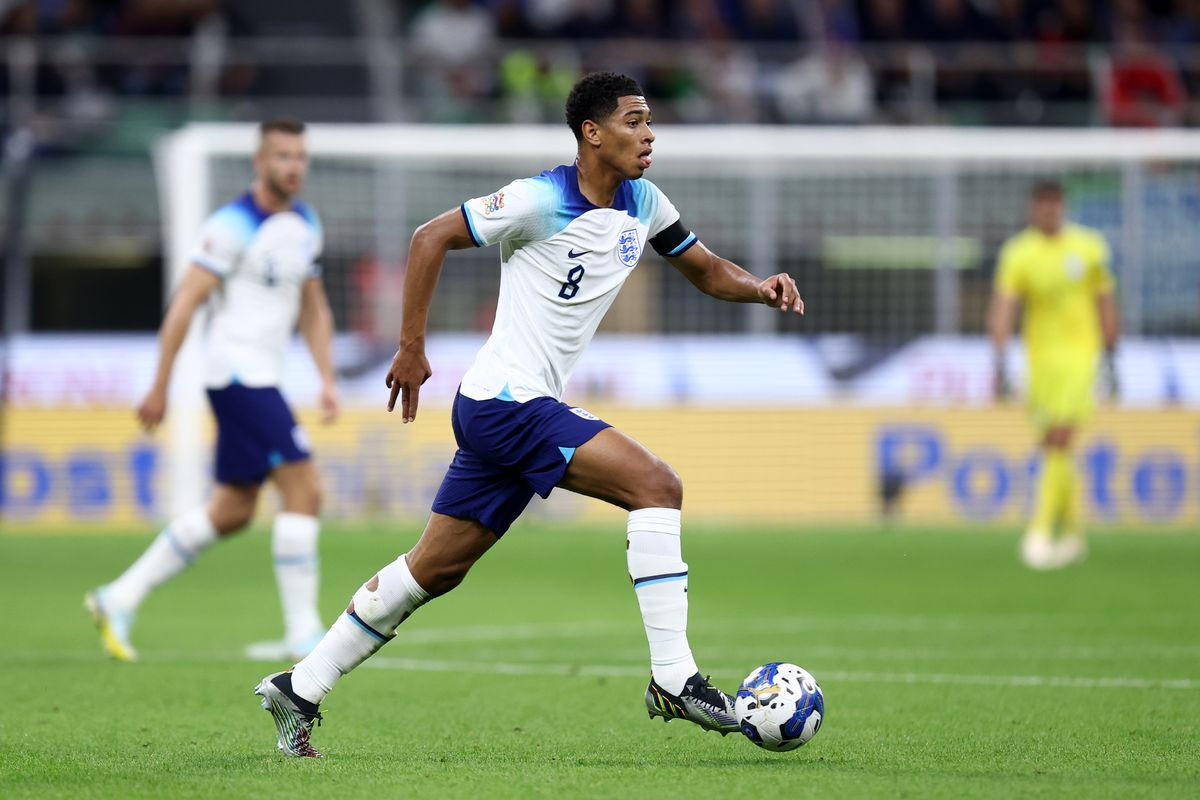
#> input picture EXPERIMENT 02/bellingam.jpg, 1200 x 800 px, found by its file name
$ python 'otsu binarization.py'
#> lines starting #> are read from the running program, lines starting #| are printed output that depends on the picture; after the words box and inside, x2 and y2 are one past the last pixel; in counts of white or black regions, pixels touching at a corner belong together; long printed decimals are rounded
import cv2
import numpy as np
from scipy.ndimage import gaussian_filter

image_path = 'EXPERIMENT 02/bellingam.jpg'
image = cv2.imread(image_path)
#> image is the input picture: shape (800, 1200, 3); mean B, G, R 115.5, 141.5, 130.8


if len(image.shape) == 3:
    gray_image = cv2.cvtColor(image, cv2.COLOR_BGR2GRAY)
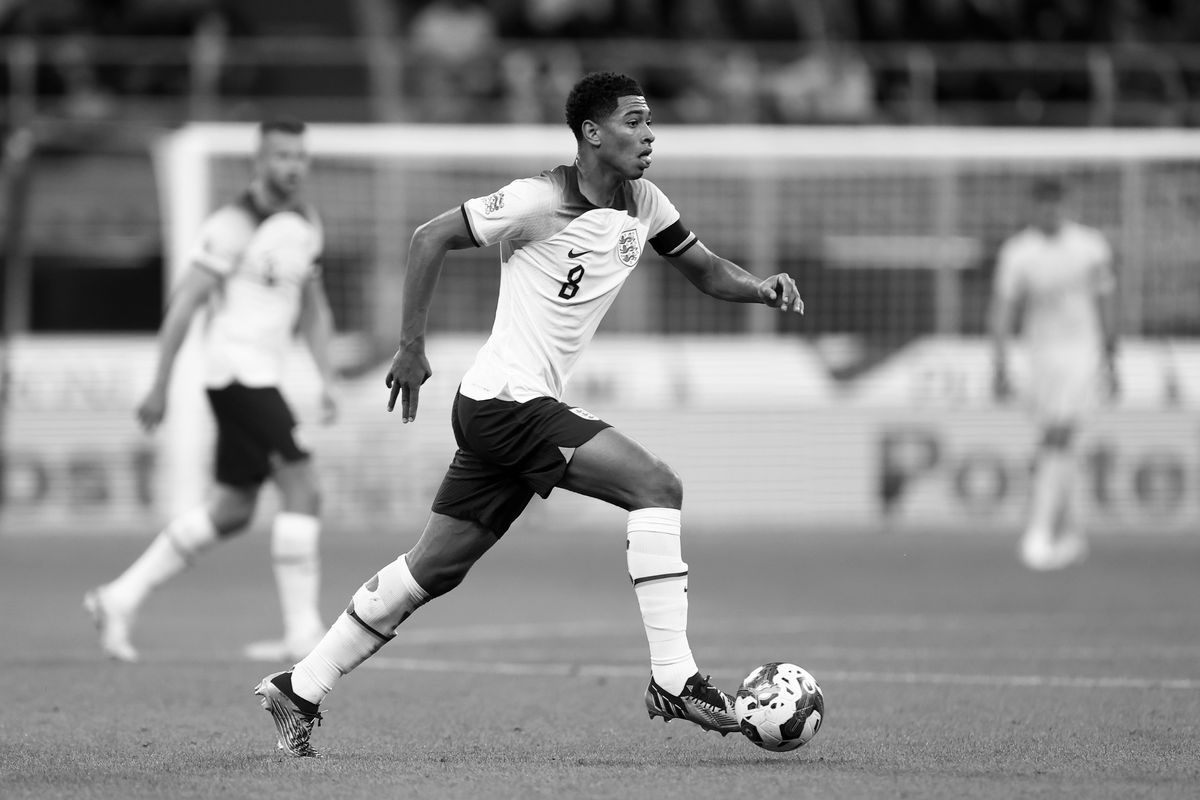
#> gray_image: shape (800, 1200); min 0, max 255, mean 135.3
else:
    gray_image = image

hist, bin_edges = np.histogram(gray_image.flatten(), bins=256, range=[0, 256])
#> hist = 256 values, max 13239 at index 139, min 133 at index 255, mean 3750; bin_edges = 257 values from 0 to 256


smoothed_hist = gaussian_filter(hist, sigma=1.0)
#> smoothed_hist = 256 values, max 12863 at index 140, min 281 at index 255, mean 3749.5

total_pixels = smoothed_hist.sum()
#> total_pixels = 959876
sum_total = np.dot(np.arange(256), smoothed_hist)
#> sum_total = 129888827
cumulative_sum = np.cumsum(smoothed_hist)
#> cumulative_sum = 256 values from 449 to 959876

# Prevent division by zero by replacing zero values in cumulative_sum with a small number
cumulative_sum_nonzero = np.where(cumulative_sum == 0, 1, cumulative_sum)
#> cumulative_sum_nonzero = 256 values from 449 to 959876
cumulative_mean = np.cumsum(np.arange(256) * smoothed_hist) / cumulative_sum_nonzero
#> cumulative_mean = 256 values from 0 to 135.3

# Compute the global mean
global_mean = sum_total / total_pixels
#> global_mean = 135.3


max_variance = 0
best_threshold = 0


for t in range(256):
    if cumulative_sum[t] == 0 or cumulative_sum[-1] == cumulative_sum[t]:
        continue

    weight1 = cumulative_sum[t] / total_pixels
    weight2 = 1 - weight1

    mean1 = cumulative_mean[t]
    mean2 = (global_mean - weight1 * mean1) / weight2

    between_class_variance = weight1 * weight2 * (mean1 - mean2) ** 2
    if between_class_variance > max_variance:
        max_variance = between_class_variance
        best_threshold = t
#> this loop made 256 passes
#> (weight1, weight2, mean1, mean2, between_class_variance, max_variance) on passes 1 to 12: (0.000468, 1, 0, 135.4, 8.57, 8.57), (0.00109, 0.999, 0.573, 135.5, 19.9, 19.9), (0.00188, 0.998, 1.17, 135.6, 33.85, 33.85), (0.00284, 0.997, 1.79, 135.7, 50.85, 50.85), (0.00407, 0.996, 2.46, 135.9, 72.14, 72.14), (0.00557, 0.994, 3.14, 136.1, 97.87, 97.87), (0.00728, 0.993, 3.81, 136.3, 126.8, 126.8), (0.00906, 0.991, 4.44, 136.5, 156.6, 156.6), (0.0108, 0.989, 5.01, 136.7, 185.5, 185.5), (0.0125, 0.987, 5.56, 137, 213.3, 213.3), (0.0142, 0.986, 6.1, 137.2, 241.2, 241.2), (0.0161, 0.984, 6.65, 137.4, 270.2, 270.2)
#> after the loop, best_threshold = 112; max_variance = 2447.4


binary_image = (gray_image > best_threshold).astype(np.uint8) * 255
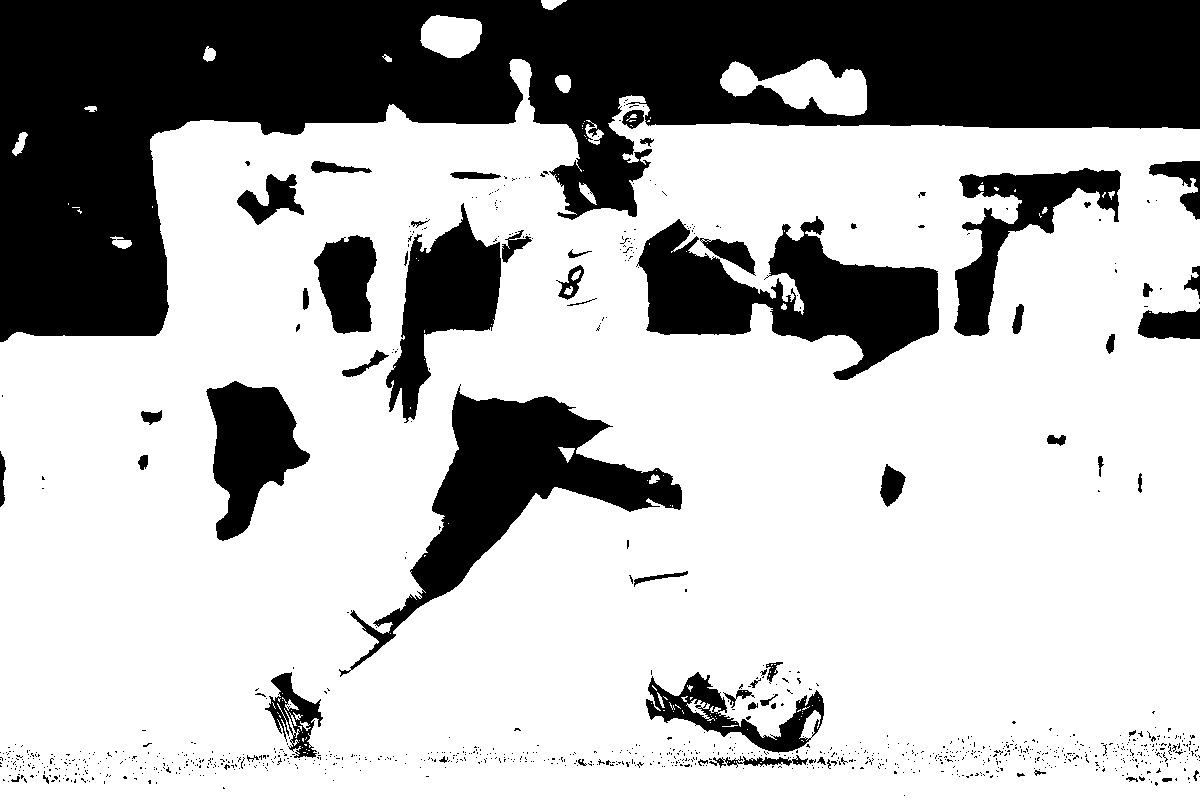
#> binary_image: shape (800, 1200); 70.8% white; 1048 black regions (985 under 20 px), largest, box (x1, y1, x2, y2) and area: (0, 0, 1200, 342) 179670, (339, 384, 682, 677) 23796, (636, 216, 939, 380) 23228


cv2.imwrite('binary_image.png', binary_image)
cv2.imshow('Binary Image', binary_image)
cv2.waitKey(0)
cv2.destroyAllWindows()


print(f"Optimal Threshold Value: {best_threshold}")
#| Optimal Threshold Value: 112
print(f"Maximum Between-Class Variance: {max_variance}")
#| Maximum Between-Class Variance: 2447.401


import matplotlib.pyplot as plt

plt.figure(figsize=(12, 6))


plt.subplot(1, 2, 1)
plt.title("Original Histogram")
plt.bar(bin_edges[:-1], hist, width=1.0, color='gray')


plt.subplot(1, 2, 2)
plt.title("Smoothed Histogram")
plt.bar(bin_edges[:-1], smoothed_hist, width=1.0, color='gray')

plt.tight_layout()
plt.show()
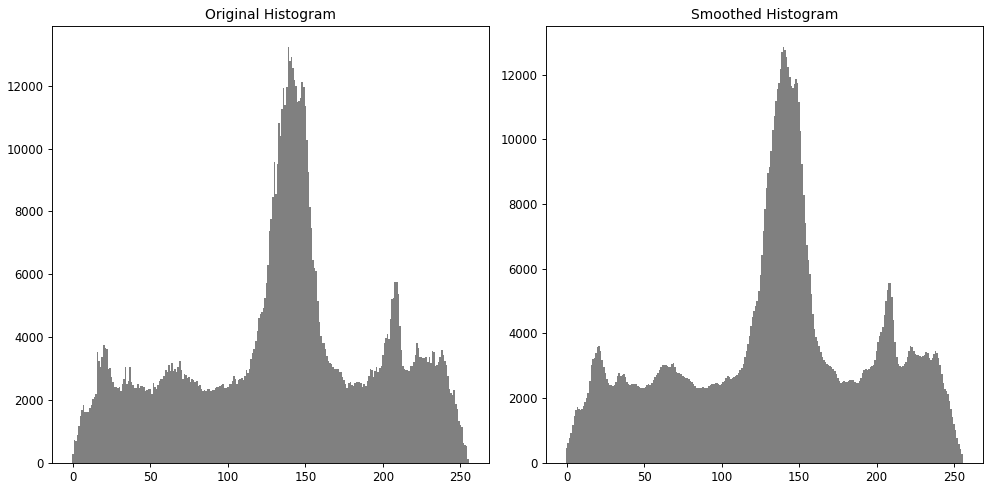
#> figure drawn by matplotlib, 2 panels; panel 1: tallest bar 13239 high, from x = 138.5 to 139.5; panel 2: tallest bar 12863 high, from x = 139.5 to 140.5

$ run again, with EXPERIMENT 02/n2.png saved as EXPERIMENT 02/bellingam.jpg
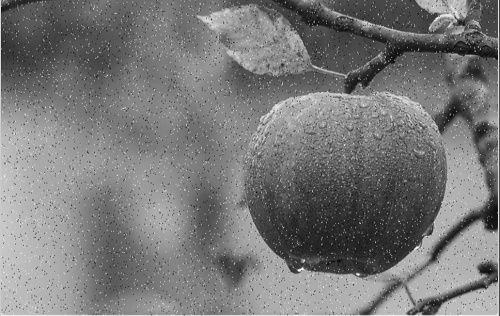
#> input picture EXPERIMENT 02/n2.png, 500 x 316 px, found by its file name
#> image is the input picture: shape (316, 500, 3); min 5, max 255, mean 120.8
#> hist = 256 values, max 1610 at index 130, min 0 at index 0, mean 617.2; bin_edges = 257 values from 0 to 256
#> smoothed_hist = 256 values, max 1565 at index 130, min 0 at index 0, mean 616.7
#> total_pixels = 157875
#> sum_total = 19074508
#> cumulative_sum = 256 values from 0 to 157875
#> cumulative_sum_nonzero = 256 values from 1 to 157875
#> cumulative_mean = 256 values from 0 to 120.8
#> global_mean = 120.8
#> the loop `for t in range(256):` made 256 passes
#> (weight1, weight2, mean1, mean2, between_class_variance, max_variance) on passes 9 to 16: (6.33e-06, 1, 8, 120.8, 0.0806, 0.0806), (2.53e-05, 1, 8.75, 120.8, 0.318, 0.318), (4.43e-05, 1, 9.29, 120.8, 0.552, 0.552), (6.97e-05, 1, 9.91, 120.8, 0.857, 0.857), (0.000114, 1, 10.72, 120.8, 1.38, 1.38), (0.000171, 1, 11.48, 120.8, 2.04, 2.04), (0.00026, 1, 12.34, 120.8, 3.06, 3.06), (0.000386, 1, 13.21, 120.9, 4.48, 4.48)
#> after the loop `for t in range(256):`: best_threshold = 116; max_variance = 1294.3
#> `binary_image = (gray_image > best_threshold).astype(np.uint8) * 255`:
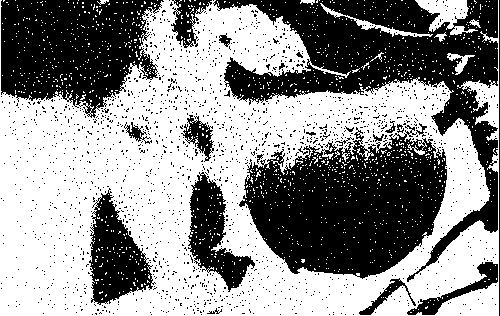
#> binary_image: shape (316, 500); 56.1% white; 1754 black regions (1731 under 20 px), largest, box (x1, y1, x2, y2) and area: (213, 0, 498, 282) 21130, (239, 123, 447, 279) 20362, (1, 0, 164, 118) 13312
#| Optimal Threshold Value: 116
#| Maximum Between-Class Variance: 1294.345
#> `plt.show()`:
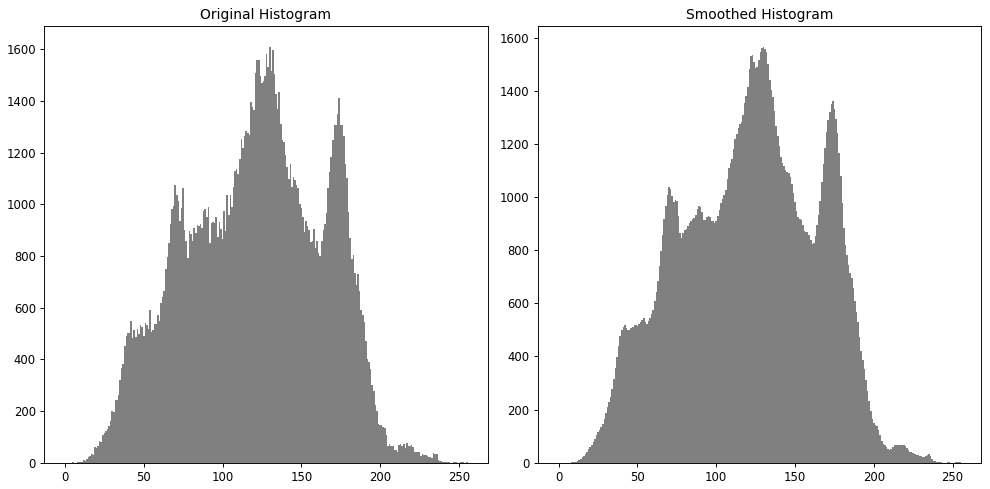
#> figure drawn by matplotlib, 2 panels; panel 1: tallest bar 1610 high, from x = 129.5 to 130.5; panel 2: tallest bar 1565 high, from x = 129.5 to 130.5
